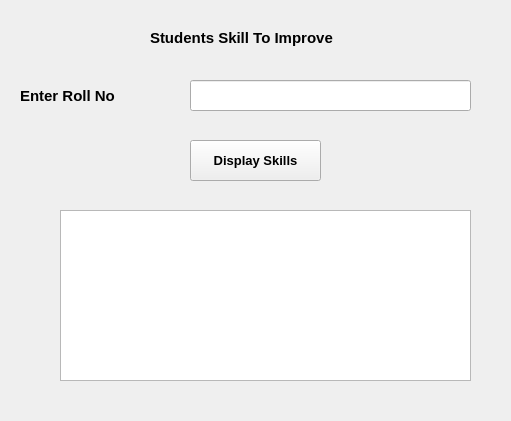
<?xml version="1.0" encoding="UTF-8"?>
<ui version="4.0">
 <class>Frame</class>
 <widget class="QFrame" name="Frame">
  <property name="geometry">
   <rect>
    <x>0</x>
    <y>0</y>
    <width>511</width>
    <height>421</height>
   </rect>
  </property>
  <property name="windowTitle">
   <string>Frame</string>
  </property>
  <widget class="QLabel" name="label">
   <property name="geometry">
    <rect>
     <x>150</x>
     <y>30</y>
     <width>211</width>
     <height>16</height>
    </rect>
   </property>
   <property name="font">
    <font>
     <pointsize>11</pointsize>
     <weight>75</weight>
     <bold>true</bold>
    </font>
   </property>
   <property name="text">
    <string>Students Skill To Improve</string>
   </property>
  </widget>
  <widget class="QLabel" name="label_2">
   <property name="geometry">
    <rect>
     <x>20</x>
     <y>80</y>
     <width>111</width>
     <height>31</height>
    </rect>
   </property>
   <property name="font">
    <font>
     <pointsize>11</pointsize>
     <weight>75</weight>
     <bold>true</bold>
    </font>
   </property>
   <property name="text">
    <string>Enter Roll No</string>
   </property>
  </widget>
  <widget class="QLineEdit" name="lineEdit">
   <property name="geometry">
    <rect>
     <x>190</x>
     <y>80</y>
     <width>281</width>
     <height>31</height>
    </rect>
   </property>
  </widget>
  <widget class="QPushButton" name="pushButton">
   <property name="geometry">
    <rect>
     <x>190</x>
     <y>140</y>
     <width>131</width>
     <height>41</height>
    </rect>
   </property>
   <property name="font">
    <font>
     <pointsize>10</pointsize>
     <weight>75</weight>
     <bold>true</bold>
    </font>
   </property>
   <property name="text">
    <string>Display Skills</string>
   </property>
  </widget>
  <widget class="QTextBrowser" name="textBrowser">
   <property name="geometry">
    <rect>
     <x>60</x>
     <y>210</y>
     <width>411</width>
     <height>171</height>
    </rect>
   </property>
  </widget>
 </widget>
 <resources/>
 <connections/>
</ui>
